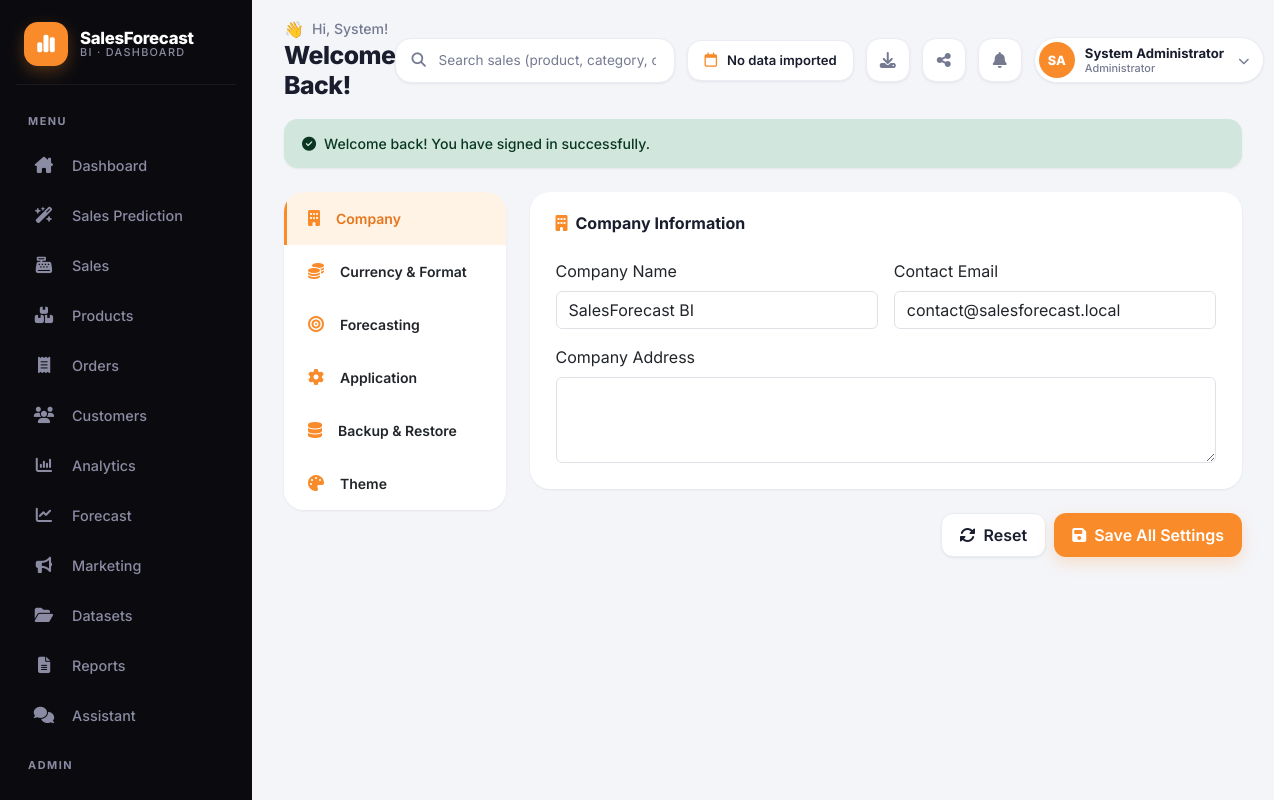
The page /public/settings.php (signed in) on the database its author committed.
### tables this page shows
CREATE TABLE IF NOT EXISTS users (
    id INT PRIMARY KEY AUTO_INCREMENT,
    username VARCHAR(50) UNIQUE NOT NULL,
    email VARCHAR(100) UNIQUE NOT NULL,
    password VARCHAR(255) NOT NULL,
    first_name VARCHAR(100) NOT NULL,
    last_name VARCHAR(100) NOT NULL,
    phone VARCHAR(20),
    avatar VARCHAR(255),
    role_id INT NOT NULL,
    status ENUM('active','inactive','suspended') DEFAULT 'active',
    remember_token VARCHAR(255),
    reset_token VARCHAR(255),
    reset_expires DATETIME,
    last_login DATETIME,
    created_at TIMESTAMP DEFAULT CURRENT_TIMESTAMP,
    updated_at TIMESTAMP DEFAULT CURRENT_TIMESTAMP ON UPDATE CURRENT_TIMESTAMP,
    FOREIGN KEY (role_id) REFERENCES roles(id) ON DELETE CASCADE
);

CREATE TABLE IF NOT EXISTS roles (
    id INT PRIMARY KEY AUTO_INCREMENT,
    name VARCHAR(50) UNIQUE NOT NULL,
    description TEXT,
    permissions TEXT,
    created_at TIMESTAMP DEFAULT CURRENT_TIMESTAMP,
    updated_at TIMESTAMP DEFAULT CURRENT_TIMESTAMP ON UPDATE CURRENT_TIMESTAMP
);

CREATE TABLE IF NOT EXISTS settings (
    id INT PRIMARY KEY AUTO_INCREMENT,
    setting_key VARCHAR(100) UNIQUE NOT NULL,
    setting_value TEXT,
    setting_type ENUM('string','integer','float','boolean','json') DEFAULT 'string',
    description VARCHAR(255),
    created_at TIMESTAMP DEFAULT CURRENT_TIMESTAMP,
    updated_at TIMESTAMP DEFAULT CURRENT_TIMESTAMP ON UPDATE CURRENT_TIMESTAMP
);

### app/helpers/Auth.php (called while the page is built, shortened)
<?php
require_once dirname(__FILE__) . '/Database.php';
require_once dirname(__FILE__) . '/Session.php';
class Auth {
    private $user = null;
    public function user() {
        if ($this->user === null && Session::userId()) {
            $this->user = db()->query("SELECT u.*, r.name as role_name, r.permissions FROM users u LEFT JOIN roles r ON u.role_id = r.id WHERE u.id = ? LIMIT 1", [Session::userId()])->fetch();
        }
        return $this->user;
    }
    public function hasPermission($permission) {
        $permissions = Session::get('permissions', []);
        if (in_array('all', $permissions, true)) {
            return true;
        }
        return in_array($permission, $permissions, true);
    }
}
function auth() {
    static $instance = null;
    if ($instance === null) {
        $instance = new Auth();
    }
    return $instance;
}

### app/helpers/Session.php (called while the page is built, shortened)
<?php
class Session {
    public static function get($key, $default = null) {
        return $_SESSION[$key] ?? $default;
    }
    public static function flash($key, $value = null) {
        if (isset($_SESSION['_flash'][$key])) {
            $value = $_SESSION['_flash'][$key];
            return $value;
        }
        return null;
    }
    public static function hasFlash($key) {
        return isset($_SESSION['_flash'][$key]);
    }
    public static function userId() {
        return self::get('user_id');
    }
    public static function userRole() {
        return self::get('user_role');
    }
}

### app/helpers/Functions.php (called while the page is built, shortened)
<?php
function e($value) {
    return htmlspecialchars((string)$value, ENT_QUOTES, 'UTF-8');
}
function url($path) {
    return BASE_URL . '/' . ltrim($path, '/');
}
function get_setting($key, $default = null) {
    $row = db()->query("SELECT setting_value, setting_type FROM settings WHERE setting_key = ? LIMIT 1", [$key])->fetch();
    $value = $row['setting_value'];
    switch ($row['setting_type']) {
        case 'integer': return (int)$value;
        case 'float': return (float)$value;
        default: return $value;
    }
}

### app/helpers/Database.php (called while the page is built, shortened)
<?php
class Database {
    private static $instance = null;
    private $pdo;
    private $stmt;
    private function __construct() {
        try {
            $dsn = "mysql:host=" . DB_HOST . ";dbname=" . DB_NAME . ";charset=" . DB_CHARSET;
            $options = [
                PDO::ATTR_ERRMODE => PDO::ERRMODE_EXCEPTION,
                PDO::ATTR_DEFAULT_FETCH_MODE => PDO::FETCH_ASSOC,
                PDO::ATTR_EMULATE_PREPARES => false,
                PDO::ATTR_PERSISTENT => true
            ];
            $this->pdo = new PDO($dsn, DB_USER, DB_PASS, $options);
        } catch (PDOException $e) {
            if (APP_ENV === 'development') {
                throw new Exception('Database connection failed: ' . $e->getMessage());
            }
            throw new Exception('Database connection failed.');
        }
    }
    public static function getInstance() {
        if (self::$instance === null) {
            self::$instance = new self();
        }
        return self::$instance;
    }
    public function query($sql, $params = []) {
        $this->stmt = $this->pdo->prepare($sql);
        $this->stmt->execute($params);
        return $this;
    }
    public function fetch() {
        return $this->stmt->fetch();
    }
}
function db() {
    return Database::getInstance();
}

### public/settings.php (the view, shortened to what this page needs)
<?php
$currentPage = 'settings'; $pageTitle = 'System Settings'; $pageIcon = 'fas fa-gear';
$user = auth()->user();
include dirname(__FILE__, 2) . '/app/views/partials/header.php';
function gs($k, $d=null) { return get_setting($k, $d); }
?>
<div class="fade-in">
    <div class="row">
        <div class="col-xl-3">
            <div class="card sticky-top mb-3" style="top:90px;">
                <div class="list-group list-group-flush">
                    <?php $tabs = [
                        ['company','Company','fa-building',true],
                        ['currency','Currency & Format','fa-coins',true],
                        ['forecast','Forecasting','fa-bullseye',true],
                        ['app','Application','fa-gear',true],
                        ['backup','Backup & Restore','fa-database',$isAdmin],
                        ['theme','Theme','fa-palette',true],
                    ];
                    $firstTab = true;
                    foreach($tabs as $t): if(!$t[3]) continue;
                    ?>
                        <a href="#tab-<?= $t[0] ?>" data-bs-toggle="tab" data-bs-target="#tab-<?= $t[0] ?>" class="list-group-item list-group-item-action border-0 py-3 px-4 d-flex align-items-center gap-2 tab-link <?= $firstTab?'active':'' ?>">
                            <i class="fas <?= $t[2] ?> text-primary me-2"></i><span class="fw-semibold small"><?= $t[1] ?></span>
                        </a>
                    <?php $firstTab = false; endforeach; ?>
                </div>
            </div>
        </div>
        <div class="col-xl-9">
            <form id="settingsForm" onsubmit="saveSettings(event)" class="mb-3">
                <div class="tab-content">
                    <div class="card mb-4 tab-pane active show" id="tab-company">
                        <div class="card-header d-flex justify-content-between align-items-center">
                            <h5><i class="fas fa-building text-primary me-2"></i>Company Information</h5>
                        </div>
                        <div class="card-body">
                            <div class="row g-3">
                                <div class="col-md-6"><label class="form-label">Company Name</label><input type="text" name="company_name" class="form-control" value="<?= e(gs('company_name','SalesForecast BI')) ?>"></div>
                                <div class="col-md-6"><label class="form-label">Contact Email</label><input type="email" name="company_email" class="form-control" value="<?= e(gs('company_email','')) ?>"></div>
                                <div class="col-md-12"><label class="form-label">Company Address</label><textarea name="company_address" class="form-control" rows="3"><?= e(gs('company_address','')) ?></textarea></div>
                            </div>
                        </div>
                    </div>
                </div>
                <div class="d-flex justify-content-end gap-2">
                    <button type="reset" class="btn btn-light"><i class="fas fa-rotate me-2"></i>Reset</button>
                    <button type="submit" class="btn btn-primary"><i class="fas fa-save me-2"></i>Save All Settings</button>
                </div>
            </form>
        </div>
    </div>
</div>
<?php include dirname(__FILE__, 2) . '/app/views/partials/footer.php'; ?>

### app/views/partials/header.php (shortened to what this page needs)
<!DOCTYPE html>
<html lang="en">
<head>
    <link href="https://cdn.jsdelivr.net/npm/bootstrap@5.3.0/dist/css/bootstrap.min.css" rel="stylesheet">
    <link href="https://cdnjs.cloudflare.com/ajax/libs/font-awesome/6.4.0/css/all.min.css" rel="stylesheet">
</head>
<body>
<div class="wrapper">
    <aside class="sidebar" id="sidebar">
        <div class="sidebar-brand">
            <div class="sidebar-brand-logo">
                <i class="fas fa-chart-simple"></i>
            </div>
            <div class="sidebar-brand-text">
                <span class="bname">SalesForecast</span>
                <span class="bsub">BI · Dashboard</span>
            </div>
        </div>
        <?php
            $user = auth()->user();
            $uAvatar = strtoupper(substr($user['first_name'] ?? 'A', 0, 1) . substr($user['last_name'] ?? 'R', 0, 1));
            $uFull = e(($user['first_name'] ?? 'Abdur') . ' ' . ($user['last_name'] ?? 'Rais'));
            $uRole = e($user['role_name'] ?? \Session::userRole() ?? 'Administrator');
        ?>
        <div class="sidebar-section-label">Menu</div>
        <?php
            $currentPage = $currentPage ?? basename($_SERVER['PHP_SELF'], '.php');
            $role = \Session::userRole() ?? '';
            $isAdmin = $role === 'Administrator';
            $navIcons = [
                ['url' => 'dashboard.php',  'icon' => 'fas fa-house-chimney',  'label' => 'Dashboard', 'page' => 'dashboard', 'perm' => 'view_dashboard'],
                ['url' => 'predict.php',    'icon' => 'fas fa-wand-magic-sparkles', 'label' => 'Sales Prediction', 'page' => 'predict', 'perm' => 'view_forecasts'],
                ['url' => 'sales.php',      'icon' => 'fas fa-cash-register',   'label' => 'Sales',     'page' => 'sales', 'perm' => 'view_sales'],
                ['url' => 'products.php',   'icon' => 'fas fa-boxes-stacked',   'label' => 'Products',  'page' => 'products', 'perm' => 'view_products'],
                ['url' => 'orders.php',     'icon' => 'fas fa-receipt',         'label' => 'Orders',    'page' => 'orders', 'perm' => 'view_orders'],
                ['url' => 'customers.php',  'icon' => 'fas fa-users',           'label' => 'Customers', 'page' => 'customers', 'perm' => 'view_customers'],
                ['url' => 'analytics.php',  'icon' => 'fas fa-chart-column',    'label' => 'Analytics', 'page' => 'analytics', 'perm' => 'view_dashboard'],
                ['url' => 'forecast.php',   'icon' => 'fas fa-chart-line',      'label' => 'Forecast',  'page' => 'forecast', 'perm' => 'create_forecasts'],
                ['url' => 'marketing.php',  'icon' => 'fas fa-bullhorn',        'label' => 'Marketing', 'page' => 'marketing', 'perm' => 'view_dashboard'],
                ['url' => 'dataset.php',    'icon' => 'fas fa-folder-open',     'label' => 'Datasets',  'page' => 'dataset', 'perm' => 'manage_dataset'],
                ['url' => 'reports.php',    'icon' => 'fas fa-file-lines',      'label' => 'Reports',   'page' => 'reports', 'perm' => 'create_reports'],
                ['url' => 'chat.php',       'icon' => 'fas fa-comments',        'label' => 'Assistant', 'page' => 'chat', 'perm' => 'view_notifications'],
            ];
            $navIcons = array_values(array_filter($navIcons, fn($it) => auth()->hasPermission($it['perm'])));
            $adminIcons = [
                ['url' => 'users.php',      'icon' => 'fas fa-user-shield',     'label' => 'Users',     'page' => 'users'],
                ['url' => 'settings.php',   'icon' => 'fas fa-gear',            'label' => 'Settings',  'page' => 'settings'],
            ];
        ?>
        <ul class="sidebar-nav">
            <?php foreach ($navIcons as $it):
                $active = $currentPage === $it['page'];
            ?>
                <li>
                    <a href="<?= url($it['url']) ?>" class="nav-link <?= $active ? 'active' : '' ?>" title="<?= e($it['label']) ?>">
                        <span class="nav-icon"><i class="<?= $it['icon'] ?>"></i></span>
                        <span class="nav-label"><?= e($it['label']) ?></span>
                    </a>
                </li>
            <?php endforeach; ?>
        </ul>
        <?php if ($isAdmin && !empty($adminIcons)): ?>
        <div class="sidebar-section-label">Admin</div>
        <ul class="sidebar-nav">
            <?php foreach ($adminIcons as $it):
                $active = $currentPage === $it['page'];
            ?>
                <li>
                    <a href="<?= url($it['url']) ?>" class="nav-link <?= $active ? 'active' : '' ?>" title="<?= e($it['label']) ?>">
                    </a>
                </li>
            <?php endforeach; ?>
        </ul>
        <?php endif; ?>
    </aside>
    <main class="main">
        <div class="topbar">
            <div class="welcome-area">
                <div class="welcome-text">
                    <h6><span class="wave">👋</span> Hi, <?= e($user['first_name'] ?? 'Abdur Rais') ?>!</h6>
                    <h2>Welcome Back!</h2>
                </div>
            </div>
            <div class="topbar-right">
                <div class="search-box d-none d-md-block">
                    <i class="fas fa-magnifying-glass"></i>
                    <input type="text" class="form-control" id="globalSearch" placeholder="Search sales (product, category, order)..." autocomplete="off">
                </div>
                <?php $__rng = db()->query("SELECT MIN(sale_date) a, MAX(sale_date) b FROM sales")->fetch(); ?>
                <div class="date-chip d-none d-xl-flex" title="Date range of your imported sales data">
                    <i class="far fa-calendar"></i>
                    <span><?= !empty($__rng['a']) ? date('M d, Y', strtotime($__rng['a'])) . ' – ' . date('M d, Y', strtotime($__rng['b'])) : 'No data imported' ?></span>
                </div>
                <button class="icon-btn d-none d-md-inline-flex" title="Download Report" onclick="location.href='<?= url('reports.php') ?>'">
                    <i class="fas fa-download"></i>
                </button>
                <button class="icon-btn d-none d-md-inline-flex" title="Copy link to this page" onclick="copyPageLink()">
                    <i class="fas fa-share-nodes"></i>
                </button>
                <div class="dropdown">
                    <button class="icon-btn" type="button" data-bs-toggle="dropdown" aria-expanded="false" title="Notifications">
                        <i class="fas fa-bell"></i>
                    </button>
                </div>
                <div class="dropdown">
                    <div class="user-chip" role="button" data-bs-toggle="dropdown" aria-expanded="false">
                        <div class="avatar-mini"><?= $uAvatar ?></div>
                        <div class="user-chip-text d-none d-md-flex">
                            <span class="uname"><?= $uFull ?></span>
                            <span class="urole"><?= $uRole ?></span>
                        </div>
                        <i class="fas fa-chevron-down caret"></i>
                    </div>
                </div>
            </div>
        </div>
        <div class="content">
            <?php if (\Session::hasFlash('success') || \Session::hasFlash('error') || \Session::hasFlash('info')): ?>
                <div class="mb-4">
                    <?php if (\Session::hasFlash('success')): ?>
                        <div class="alert alert-success fade-in" role="alert">
                            <i class="fas fa-circle-check me-2"></i><?= e(\Session::flash('success')) ?>
                        </div>
                    <?php endif; ?>
                </div>
            <?php endif; ?>

### rows shown on the page
users: first_name "System", uAvatar "SA", uFull "System Administrator", role.name "Administrator"
settings: company_name "SalesForecast BI"
settings: company_email "contact@salesforecast.local"

### other values the page prints
$it['label'] "Dashboard"
$it['label'] "Sales Prediction"
$it['label'] "Sales"
$it['label'] "Products"
$it['label'] "Orders"
$it['label'] "Customers"
$it['label'] "Analytics"
$it['label'] "Forecast"
$it['label'] "Marketing"
$it['label'] "Datasets"
$it['label'] "Reports"
$it['label'] "Assistant"
$t[1] "Company"
$t[1] "Currency & Format"
$t[1] "Forecasting"
